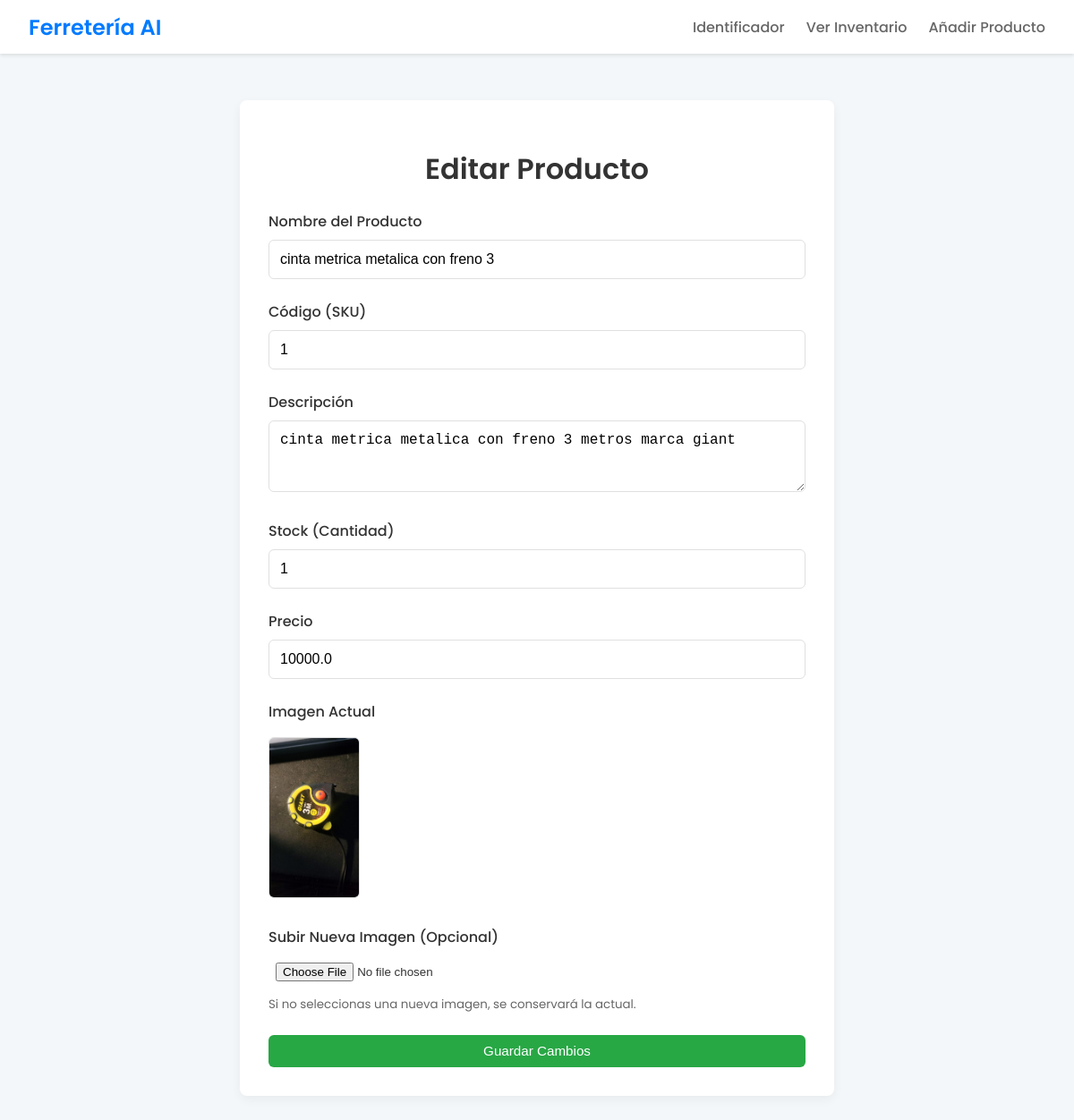
/products/1/edit, run on the app's committed database.
### models.py (models this page shows)
class Product(Base):
    __tablename__ = "products"
    id = Column(Integer, primary_key=True, index=True)
    name = Column(String, index=True, nullable=False)
    code = Column(String, unique=True, index=True, nullable=False)
    description = Column(Text, nullable=True)
    stock = Column(Integer, default=0)
    price = Column(Float, default=0.0)
    image_path = Column(String, nullable=False)
    embedding = Column(JSON, nullable=False)

### main.py (the view)
@app.get("/products/{product_id}/edit", response_class=HTMLResponse)
async def show_edit_product_form(product_id: int, request: Request, db: Session = Depends(get_db)):
    product = db.query(models.Product).filter(models.Product.id == product_id).first()
    if not product:
        raise HTTPException(status_code=404, detail="Producto no encontrado.")
    return templates.TemplateResponse("edit_product.html", {"request": request, "product": product})

### templates/edit_product.html (shortened to what this page needs)
<!DOCTYPE html>
<html lang="es">
<head>
    <link rel="stylesheet" href="/static/css/style.css">
</head>
<body>
    {% include 'includes/navbar.html' %}
    <div class="form-container">
        <h1 style="text-align: center;">Editar Producto</h1>
        <form action="/products/{{ product.id }}/edit" method="post" enctype="multipart/form-data">
            <div class="form-group">
                <label for="name">Nombre del Producto</label>
                <input type="text" id="name" name="name" value="{{ product.name }}" required>
            </div>
            <div class="form-group">
                <label for="code">Código (SKU)</label>
                <input type="text" id="code" name="code" value="{{ product.code }}" required>
            </div>
            <div class="form-group">
                <label for="description">Descripción</label>
                <textarea id="description" name="description" rows="3">{{ product.description }}</textarea>
            </div>
            <div class="form-group">
                <label for="stock">Stock (Cantidad)</label>
                <input type="number" id="stock" name="stock" value="{{ product.stock }}" required>
            </div>
            <div class="form-group">
                <label for="price">Precio</label>
                <input type="number" id="price" name="price" step="0.01" value="{{ product.price }}" required>
            </div>
            <div class="form-group">
                <label>Imagen Actual</label>
                <img src="/{{ product.image_path }}" alt="Imagen actual" class="current-image">
            </div>
            <div class="form-group">
                <label for="image">Subir Nueva Imagen (Opcional)</label>
                <input type="file" id="image" name="image" accept="image/*">
                <small>Si no seleccionas una nueva imagen, se conservará la actual.</small>
            </div>
            <button type="submit" class="btn btn-success" style="width: 100%;">Guardar Cambios</button>
        </form>
    </div>
</body>
</html>

### static/css/style.css (style rules this page uses)
:root { --primary-bg: #f4f7f9; --card-bg: #ffffff; --text-color: #333; --text-light: #666; --border-color: #e0e0e0; --accent-color: #007bff; --accent-hover: #0056b3; --danger-color: #dc3545; --danger-hover: #c82333; --success-color: #28a745; --success-hover: #218838; --info-color: #17a2b8; --info-hover: #138496; }
body { font-family: 'Poppins', -apple-system, BlinkMacSystemFont, "Segoe UI", Roboto, Helvetica, Arial, sans-serif; background-color: var(--primary-bg); color: var(--text-color); margin: 0; padding-top: 80px; }
h1, h2, h3 { font-weight: 600; }
.btn { display: inline-block; padding: 0.6rem 1.2rem; font-size: 0.95rem; font-weight: 500; color: #fff; border: none; border-radius: 6px; cursor: pointer; transition: background-color 0.2s; text-align: center; }
.btn-success { background-color: var(--success-color); }
.form-container { background: var(--card-bg); padding: 2rem; border-radius: 8px; box-shadow: 0 4px 12px rgba(0, 0, 0, 0.05); max-width: 600px; margin: 2rem auto; }
.form-group { margin-bottom: 1.5rem; }
.form-group label { display: block; font-weight: 500; margin-bottom: 0.5rem; }
.form-group input[type="text"], .form-group input[type="number"], .form-group textarea { width: 100%; padding: 0.75rem; border: 1px solid var(--border-color); border-radius: 6px; font-size: 1rem; box-sizing: border-box; }
.form-group input[type="file"] { padding: 0.5rem; }
.form-group small { color: var(--text-light); margin-top: 0.5rem; display: block; }

### templates/edit_product.html (style rules this page uses)
.current-image { max-width: 100px; border-radius: 6px; margin-top: 0.5rem; border: 1px solid var(--border-color); }

### data on the page
Product: name "cinta metrica metalica con freno 3", code "1", description "cinta metrica metalica con freno 3 metros marca giant", stock "1", price "10000.0", image_path (picture)
